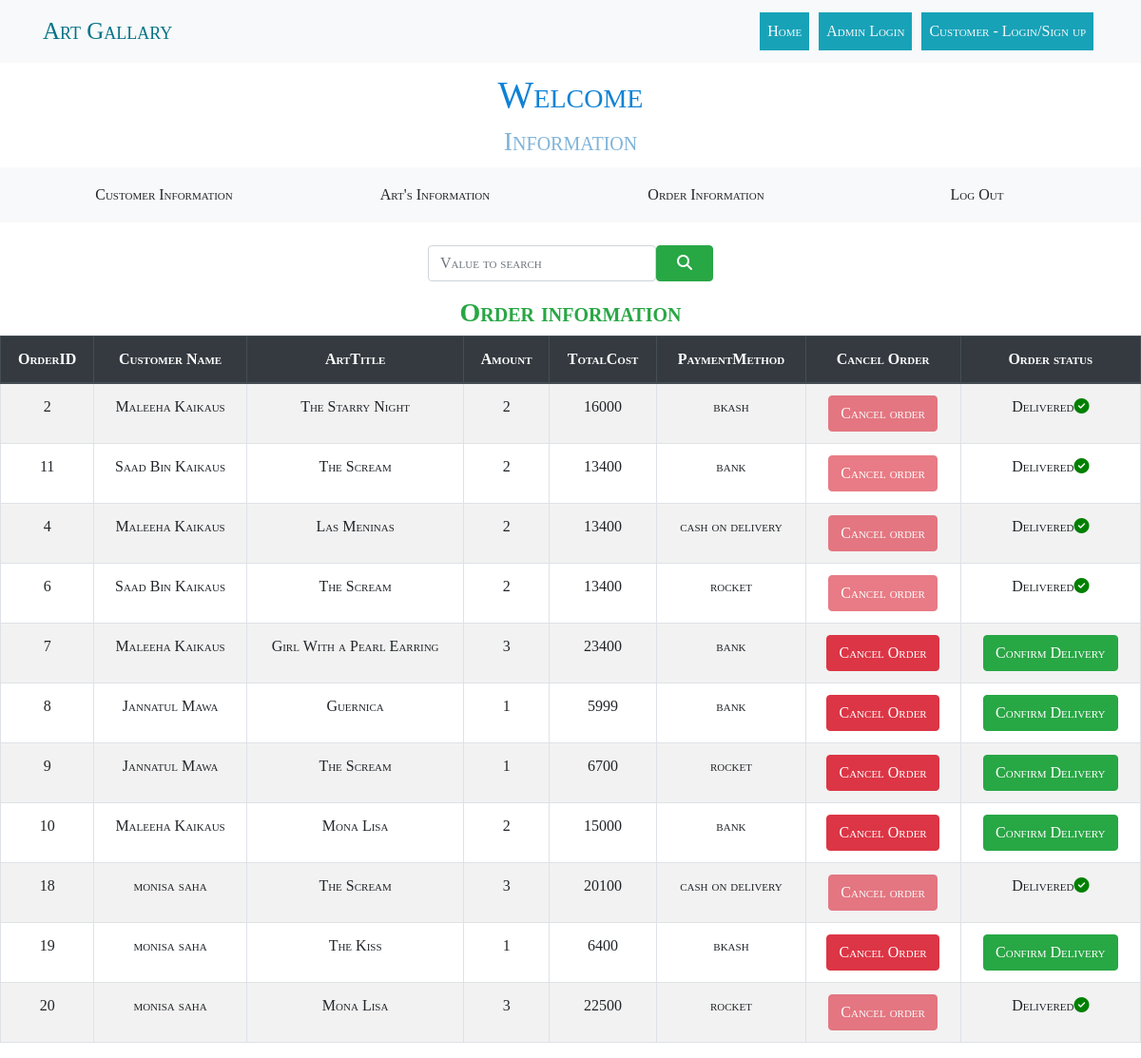
/php/order_table.php, run on the app's committed database.
### tables this page shows
CREATE TABLE IF NOT EXISTS `order_info` (
  `OrderID` int(100) NOT NULL AUTO_INCREMENT,
  `ArtTitle` varchar(255) NOT NULL,
  `TotalAmount` int(100) NOT NULL,
  `TotalCost` int(100) NOT NULL,
  `PaymentMethod` varchar(255) NOT NULL,
  `flag` int(10) NOT NULL,
  `CustomerID` int(100) NOT NULL,
  PRIMARY KEY (`OrderID`)
);

CREATE TABLE IF NOT EXISTS `customer_info` (
  `CustomerID` int(100) NOT NULL AUTO_INCREMENT,
  `CustomerName` varchar(255) NOT NULL,
  `Email` varchar(255) NOT NULL,
  `Password` varchar(255) NOT NULL,
  `Address` varchar(255) NOT NULL,
  `PhoneNumber` varchar(14) NOT NULL,
  PRIMARY KEY (`CustomerID`)
);

### php/order_table.php (the view, shortened to what this page needs)
<?php
include_once('database.php');
if(isset($_POST['search'])){
    $valuetosearch=$_POST['valueTosearch'];
    $query="SELECT * FROM order_info inner join customer_info using(CustomerID) where concat(`CustomerName`,`ArtTitle`) LIKE '%$valuetosearch%'";
    $res2=mysqli_query($connect,$query);
}
else{
    $query="SELECT * FROM order_info inner join customer_info using(CustomerID)";
    $res2=mysqli_query($connect,$query);
    $valuetosearch="";
}
?>
<!DOCTYPE html>
<html lang="en">
<head>
    <link href="https://stackpath.bootstrapcdn.com/font-awesome/4.7.0/css/font-awesome.min.css" rel="stylesheet">
    <link rel="stylesheet" href="../css/bootstrap.min.css">
    <link rel="stylesheet" href="../css/animate.css">
    <link rel="stylesheet" href="../css/index.css">
    <link rel="stylesheet" href="../css/admin_query.css">
</head>
<body>
    <nav class="navbar navbar-expand-lg navbar-light bg-light">
        <div class="container">
            <a class="navbar-brand logo" href="#">Art Gallary</a>
            <div class="collapse navbar-collapse" id="navbarSupportedContent">
                <ul class="navbar-nav ml-auto">
                    <li class="nav-item active bg-info" style="margin: 5px">
                        <a class="nav-link text-light" href="index.php">Home <span class="sr-only">(current)</span></a>
                    </li>
                    <li class="nav-item bg-info" style="margin: 5px">
                        <a class="nav-link text-light" href="admin_login.php">Admin Login</a>
                    </li>
                    <li class="nav-item bg-info" style="margin: 5px">
                        <a class="nav-link text-light" href="customer_login.php">Customer - Login/Sign up</a>
                    </li>
                </ul>
            </div>
        </div>
    </nav>
    <div class="container heading">
    <h1>Welcome <?php echo $row['AdminName'];?></h1>
        <h3>Information</h3>
    </div>
    <div class="menu bg-light">
        <div class="container">
            <div class="row text-center info">
                <div class="col-sm">
                    <a href="customer_table.php" class="btn btn-light">Customer Information</a>
                </div>
                <div class="col-sm">
                    <a href="art_table.php" class="btn btn-light">Art's Information</a>
                </div>
                <div class="col-sm">
                    <button type="submit" class="btn btn-light">Order Information</button>
                </div>
                <div class="col-sm">
                    <a href="index.php" class="btn  btn-light">Log Out</a>
                </div>
            </div>
        </div>
    </div>
    <br>
    <form action="order_table.php" method="POST">
        <div class="input-group align-self-center">
            <div class="form-outline" style="margin-left: 37.5vw; width: 20vw;">
            <input type="search" id="form1" class="form-control" name="valueTosearch" placeholder="Value to search" value="<?php echo $valuetosearch;?>"/>
            </div>
            <button type="submit" class="btn btn-success" name="search" style="width: 5vw">
                <i class="fas fa-search"></i>
            </button>
        </div>
        <h3 CLASS="text-success font-weight-bolder mt-3 text-center"> Order information</h3>
        <table class="table table-striped text-center table-hover table-bordered">
                <div class="container">
                    <thead class="thead-dark container">
                            <th>OrderID</th>
                            <th>Customer Name</th>
                            <th>ArtTitle</th>
                            <th>Amount</th>
                            <th>TotalCost</th>
                            <th>PaymentMethod</th>
                            <th>Cancel Order</th>
                            <th>Order status</th>
                        </thead>
                    <?php
                            while($row2=mysqli_fetch_assoc($res2)):
                            ?>
                        <tr class="text-center container">
                            <td><?php echo $row2['OrderID'];?></td>
                            <td><?php echo $row2['CustomerName'];?></td>
                            <td><?php echo $row2['ArtTitle'];?></td>
                            <td><?php echo $row2['TotalAmount'];?></td>
                            <td><?php echo $row2['TotalCost'];?></td>
                            <td><?php echo $row2['PaymentMethod'];?></td>
                            <?php
                                if($row2['flag']==0){
                                    ?>
                                    <td><a href="order_table.php?cancel=<?php echo $row2['OrderID'];?>" class="btn btn-danger">Cancel Order</a></button></td>
                                    <?php
                                }else{
                                    ?>
                                    <td><button type="button" class="btn btn-danger" disabled>Cancel order</button></td>
                                    <?php
                                }
                            ?>
                            <?php
                                if($row2['flag']==0){
                                    ?>
                                    <td><a href="order_table.php?delivery=<?php echo $row2['OrderID'];?>" class="btn btn-success">Confirm Delivery</a></td>
                                    <?php
                                }else{
                                    ?>
                                    <td><?php echo "Delivered"?><i class='fas fa-check-circle' style='color: green'></i></td>
                                    <?php
                                }
                            ?>
                        </tr>
                    <?php endwhile ; ?>
                    </div>
                    </table>
    </form>
</body>
</html>

### css/index.css (style rules this page uses)
* { margin: 0; padding: 0; font-family: 'Times New Roman', Times, serif; font-variant: small-caps; }
.logo { font-family: cursive; font-size: 25px; color: rgb(3, 115, 135)!important; }

### css/admin_query.css (style rules this page uses)
* { margin: 0; padding: 0; font-family: 'Times New Roman', Times, serif; font-variant: small-caps; }
.heading { text-align: center; margin: 10px auto; color: rgb(15, 130, 212); }
.heading h3 { color: rgb(128, 180, 217); }
.info .col-sm { padding: 10px; font-size: 20px; }

### data on the page
order_info: OrderID "2", CustomerID.CustomerName "Maleeha Kaikaus", ArtTitle "The Starry Night", TotalAmount "2", TotalCost "16000", PaymentMethod "bkash", flag "Cancel order"
order_info: OrderID "11", CustomerID.CustomerName "Saad Bin Kaikaus", ArtTitle "The Scream", TotalAmount "2", TotalCost "13400", PaymentMethod "bank", flag "Cancel order"
order_info: OrderID "4", CustomerID.CustomerName "Maleeha Kaikaus", ArtTitle "Las Meninas", TotalAmount "2", TotalCost "13400", PaymentMethod "cash on delivery", flag "Cancel order"
order_info: OrderID "6", CustomerID.CustomerName "Saad Bin Kaikaus", ArtTitle "The Scream", TotalAmount "2", TotalCost "13400", PaymentMethod "rocket", flag "Cancel order"
order_info: OrderID "7", CustomerID.CustomerName "Maleeha Kaikaus", ArtTitle "Girl With a Pearl Earring", TotalAmount "3", TotalCost "23400", PaymentMethod "bank"
order_info: OrderID "8", CustomerID.CustomerName "Jannatul Mawa", ArtTitle "Guernica", TotalAmount "1", TotalCost "5999", PaymentMethod "bank"
order_info: OrderID "9", CustomerID.CustomerName "Jannatul Mawa", ArtTitle "The Scream", TotalAmount "1", TotalCost "6700", PaymentMethod "rocket"
order_info: OrderID "10", CustomerID.CustomerName "Maleeha Kaikaus", ArtTitle "Mona Lisa", TotalAmount "2", TotalCost "15000", PaymentMethod "bank"
order_info: OrderID "18", CustomerID.CustomerName "monisa saha", ArtTitle "The Scream", TotalAmount "3", TotalCost "20100", PaymentMethod "cash on delivery", flag "Cancel order"
order_info: OrderID "19", CustomerID.CustomerName "monisa saha", ArtTitle "The Kiss", TotalAmount "1", TotalCost "6400", PaymentMethod "bkash"
order_info: OrderID "20", CustomerID.CustomerName "monisa saha", ArtTitle "Mona Lisa", TotalAmount "3", TotalCost "22500", PaymentMethod "rocket", flag "Cancel order"
